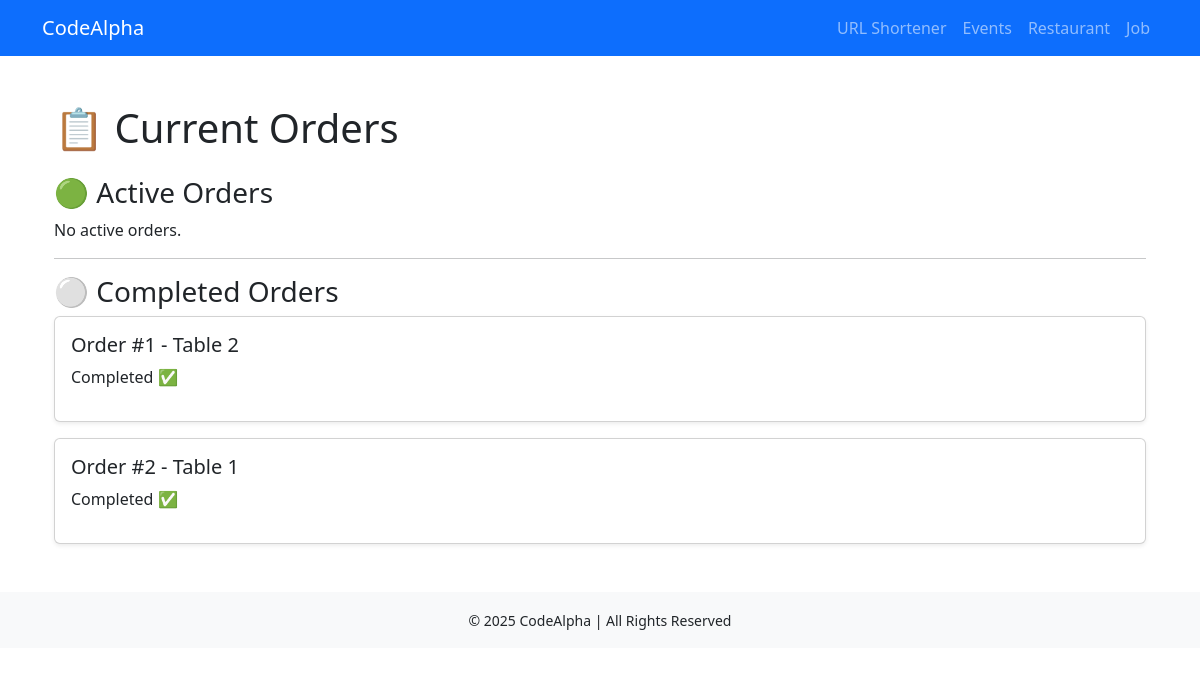
The app's page /restaurant/orders/ with its own data.
### restaurantapp/models.py (models this page shows, shortened)
class Order(models.Model):
    table = models.ForeignKey(Table, on_delete=models.SET_NULL, null=True, blank=True)
    created_at = models.DateTimeField(default=timezone.now)
    is_completed = models.BooleanField(default=False)

class Table(models.Model):
    number = models.PositiveIntegerField(unique=True)
    seats = models.PositiveIntegerField()
    is_available = models.BooleanField(default=True)

### restaurantapp/views.py (the view)
# urls.py: path('orders/', views.view_orders, name='view_orders'),
def view_orders(request):
    active_orders = Order.objects.filter(is_completed=False)
    completed_orders = Order.objects.filter(is_completed=True)
    return render(request, 'restaurant/view_orders.html', {
        'active_orders': active_orders,
        'completed_orders': completed_orders
    })

### templates/restaurant/view_orders.html (shortened to what this page needs)
{% extends "base.html" %}
{% block content %}
<div class="container mt-5">
  <h1 class="mb-4">📋 Current Orders</h1>
  <h3>🟢 Active Orders</h3>
  {% for order in active_orders %}
    <div class="card mb-3 shadow-sm p-3">
      <h5>Order #{{ order.id }} - Table {{ order.table.number }}</h5>
      <p>Created: {{ order.created_at }}</p>
      <a href="{% url 'restaurantapp:complete_order' order.id %}" class="btn btn-success">Mark as Completed</a>
    </div>
  {% empty %}
    <p>No active orders.</p>
  {% endfor %}
  <hr>
  <h3>⚪ Completed Orders</h3>
  {% for order in completed_orders %}
    <div class="card mb-3 shadow-sm p-3">
      <h5>Order #{{ order.id }} - Table {{ order.table.number }}</h5>
      <p>Completed ✅</p>
    </div>
  {% empty %}
    <p>No completed orders yet.</p>
  {% endfor %}
</div>
{% endblock %}

### records on screen
Order: id "1", table.number "2"
Order: id "2", table.number "1"
